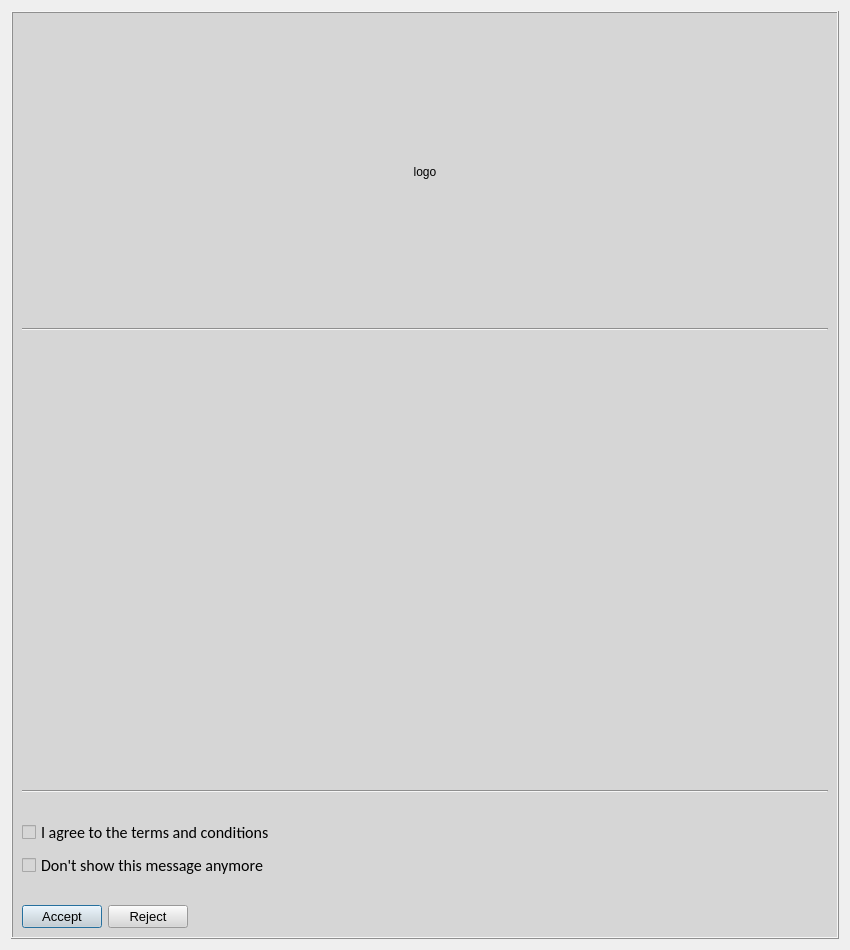
<?xml version="1.0" encoding="UTF-8"?>
<ui version="4.0">
 <class>LicenseWindow</class>
 <widget class="QDialog" name="LicenseWindow">
  <property name="windowModality">
   <enum>Qt::NonModal</enum>
  </property>
  <property name="geometry">
   <rect>
    <x>0</x>
    <y>0</y>
    <width>850</width>
    <height>950</height>
   </rect>
  </property>
  <property name="sizePolicy">
   <sizepolicy hsizetype="Fixed" vsizetype="Fixed">
    <horstretch>0</horstretch>
    <verstretch>0</verstretch>
   </sizepolicy>
  </property>
  <property name="minimumSize">
   <size>
    <width>850</width>
    <height>950</height>
   </size>
  </property>
  <property name="maximumSize">
   <size>
    <width>850</width>
    <height>950</height>
   </size>
  </property>
  <property name="windowTitle">
   <string>Signal | GNU General Public License</string>
  </property>
  <property name="modal">
   <bool>true</bool>
  </property>
  <layout class="QVBoxLayout" name="verticalLayout_2">
   <item>
    <widget class="QFrame" name="frame">
     <property name="palette">
      <palette>
       <active>
        <colorrole role="Button">
         <brush brushstyle="SolidPattern">
          <color alpha="255">
           <red>214</red>
           <green>214</green>
           <blue>214</blue>
          </color>
         </brush>
        </colorrole>
        <colorrole role="Base">
         <brush brushstyle="SolidPattern">
          <color alpha="255">
           <red>214</red>
           <green>214</green>
           <blue>214</blue>
          </color>
         </brush>
        </colorrole>
        <colorrole role="Window">
         <brush brushstyle="SolidPattern">
          <color alpha="255">
           <red>214</red>
           <green>214</green>
           <blue>214</blue>
          </color>
         </brush>
        </colorrole>
       </active>
       <inactive>
        <colorrole role="Button">
         <brush brushstyle="SolidPattern">
          <color alpha="255">
           <red>214</red>
           <green>214</green>
           <blue>214</blue>
          </color>
         </brush>
        </colorrole>
        <colorrole role="Base">
         <brush brushstyle="SolidPattern">
          <color alpha="255">
           <red>214</red>
           <green>214</green>
           <blue>214</blue>
          </color>
         </brush>
        </colorrole>
        <colorrole role="Window">
         <brush brushstyle="SolidPattern">
          <color alpha="255">
           <red>214</red>
           <green>214</green>
           <blue>214</blue>
          </color>
         </brush>
        </colorrole>
       </inactive>
       <disabled>
        <colorrole role="Button">
         <brush brushstyle="SolidPattern">
          <color alpha="255">
           <red>214</red>
           <green>214</green>
           <blue>214</blue>
          </color>
         </brush>
        </colorrole>
        <colorrole role="Base">
         <brush brushstyle="SolidPattern">
          <color alpha="255">
           <red>214</red>
           <green>214</green>
           <blue>214</blue>
          </color>
         </brush>
        </colorrole>
        <colorrole role="Window">
         <brush brushstyle="SolidPattern">
          <color alpha="255">
           <red>214</red>
           <green>214</green>
           <blue>214</blue>
          </color>
         </brush>
        </colorrole>
       </disabled>
      </palette>
     </property>
     <property name="styleSheet">
      <string notr="true">background-color: rgb(214, 214, 214);</string>
     </property>
     <property name="frameShape">
      <enum>QFrame::Box</enum>
     </property>
     <property name="frameShadow">
      <enum>QFrame::Raised</enum>
     </property>
     <layout class="QGridLayout" name="gridLayout">
      <item row="6" column="0" colspan="3">
       <layout class="QHBoxLayout" name="horizontalLayout">
        <item>
         <widget class="QPushButton" name="ButtonAccept">
          <property name="font">
           <font>
            <pointsize>10</pointsize>
           </font>
          </property>
          <property name="text">
           <string>Accept</string>
          </property>
         </widget>
        </item>
        <item>
         <widget class="QPushButton" name="ButtonReject">
          <property name="font">
           <font>
            <pointsize>10</pointsize>
           </font>
          </property>
          <property name="text">
           <string>Reject</string>
          </property>
         </widget>
        </item>
        <item>
         <spacer name="horizontalSpacer">
          <property name="orientation">
           <enum>Qt::Horizontal</enum>
          </property>
          <property name="sizeHint" stdset="0">
           <size>
            <width>40</width>
            <height>20</height>
           </size>
          </property>
         </spacer>
        </item>
       </layout>
      </item>
      <item row="4" column="0" colspan="3">
       <layout class="QVBoxLayout" name="verticalLayout">
        <item>
         <widget class="QLabel" name="SpacerLabel_1">
          <property name="text">
           <string/>
          </property>
         </widget>
        </item>
        <item>
         <widget class="QCheckBox" name="CheckBoxAgreement">
          <property name="font">
           <font>
            <family>Calibri</family>
            <pointsize>12</pointsize>
           </font>
          </property>
          <property name="text">
           <string>I agree to the terms and conditions</string>
          </property>
         </widget>
        </item>
        <item>
         <widget class="QCheckBox" name="CheckBoxDontShowAgain">
          <property name="font">
           <font>
            <family>Calibri</family>
            <pointsize>12</pointsize>
           </font>
          </property>
          <property name="text">
           <string>Don't show this message anymore</string>
          </property>
         </widget>
        </item>
        <item>
         <widget class="QLabel" name="SpacerLabel">
          <property name="text">
           <string/>
          </property>
         </widget>
        </item>
       </layout>
      </item>
      <item row="0" column="0">
       <spacer name="horizontalSpacer_2">
        <property name="orientation">
         <enum>Qt::Horizontal</enum>
        </property>
        <property name="sizeHint" stdset="0">
         <size>
          <width>222</width>
          <height>20</height>
         </size>
        </property>
       </spacer>
      </item>
      <item row="0" column="2">
       <spacer name="horizontalSpacer_3">
        <property name="orientation">
         <enum>Qt::Horizontal</enum>
        </property>
        <property name="sizeHint" stdset="0">
         <size>
          <width>222</width>
          <height>20</height>
         </size>
        </property>
       </spacer>
      </item>
      <item row="2" column="0" colspan="3">
       <widget class="QTextEdit" name="InfoBoard">
        <property name="palette">
         <palette>
          <active>
           <colorrole role="Button">
            <brush brushstyle="SolidPattern">
             <color alpha="255">
              <red>214</red>
              <green>214</green>
              <blue>214</blue>
             </color>
            </brush>
           </colorrole>
           <colorrole role="Base">
            <brush brushstyle="SolidPattern">
             <color alpha="255">
              <red>214</red>
              <green>214</green>
              <blue>214</blue>
             </color>
            </brush>
           </colorrole>
           <colorrole role="Window">
            <brush brushstyle="SolidPattern">
             <color alpha="255">
              <red>214</red>
              <green>214</green>
              <blue>214</blue>
             </color>
            </brush>
           </colorrole>
          </active>
          <inactive>
           <colorrole role="Button">
            <brush brushstyle="SolidPattern">
             <color alpha="255">
              <red>214</red>
              <green>214</green>
              <blue>214</blue>
             </color>
            </brush>
           </colorrole>
           <colorrole role="Base">
            <brush brushstyle="SolidPattern">
             <color alpha="255">
              <red>214</red>
              <green>214</green>
              <blue>214</blue>
             </color>
            </brush>
           </colorrole>
           <colorrole role="Window">
            <brush brushstyle="SolidPattern">
             <color alpha="255">
              <red>214</red>
              <green>214</green>
              <blue>214</blue>
             </color>
            </brush>
           </colorrole>
          </inactive>
          <disabled>
           <colorrole role="Button">
            <brush brushstyle="SolidPattern">
             <color alpha="255">
              <red>214</red>
              <green>214</green>
              <blue>214</blue>
             </color>
            </brush>
           </colorrole>
           <colorrole role="Base">
            <brush brushstyle="SolidPattern">
             <color alpha="255">
              <red>214</red>
              <green>214</green>
              <blue>214</blue>
             </color>
            </brush>
           </colorrole>
           <colorrole role="Window">
            <brush brushstyle="SolidPattern">
             <color alpha="255">
              <red>214</red>
              <green>214</green>
              <blue>214</blue>
             </color>
            </brush>
           </colorrole>
          </disabled>
         </palette>
        </property>
        <property name="font">
         <font>
          <family>Courier New</family>
          <pointsize>12</pointsize>
         </font>
        </property>
        <property name="focusPolicy">
         <enum>Qt::ClickFocus</enum>
        </property>
        <property name="inputMethodHints">
         <set>Qt::ImhNone</set>
        </property>
        <property name="frameShape">
         <enum>QFrame::NoFrame</enum>
        </property>
        <property name="frameShadow">
         <enum>QFrame::Plain</enum>
        </property>
        <property name="verticalScrollBarPolicy">
         <enum>Qt::ScrollBarAlwaysOff</enum>
        </property>
        <property name="horizontalScrollBarPolicy">
         <enum>Qt::ScrollBarAlwaysOff</enum>
        </property>
        <property name="documentTitle">
         <string>GNU/GPL license agreement</string>
        </property>
        <property name="undoRedoEnabled">
         <bool>false</bool>
        </property>
        <property name="lineWrapMode">
         <enum>QTextEdit::NoWrap</enum>
        </property>
        <property name="readOnly">
         <bool>true</bool>
        </property>
        <property name="html">
         <string>&lt;!DOCTYPE HTML PUBLIC &quot;-//W3C//DTD HTML 4.0//EN&quot; &quot;http://www.w3.org/TR/REC-html40/strict.dtd&quot;&gt;
&lt;html&gt;&lt;head&gt;&lt;meta name=&quot;qrichtext&quot; content=&quot;1&quot; /&gt;&lt;title&gt;GNU/GPL license agreement&lt;/title&gt;&lt;style type=&quot;text/css&quot;&gt;
p, li { white-space: pre-wrap; }
&lt;/style&gt;&lt;/head&gt;&lt;body style=&quot; font-family:'Courier New'; font-size:12pt; font-weight:400; font-style:normal;&quot;&gt;
&lt;p style=&quot;-qt-paragraph-type:empty; margin-top:0px; margin-bottom:0px; margin-left:0px; margin-right:0px; -qt-block-indent:0; text-indent:0px;&quot;&gt;&lt;br /&gt;&lt;/p&gt;&lt;/body&gt;&lt;/html&gt;</string>
        </property>
        <property name="acceptRichText">
         <bool>false</bool>
        </property>
        <property name="textInteractionFlags">
         <set>Qt::LinksAccessibleByKeyboard|Qt::LinksAccessibleByMouse|Qt::TextBrowserInteraction|Qt::TextSelectableByKeyboard|Qt::TextSelectableByMouse</set>
        </property>
       </widget>
      </item>
      <item row="1" column="0" colspan="3">
       <widget class="Line" name="line">
        <property name="orientation">
         <enum>Qt::Horizontal</enum>
        </property>
       </widget>
      </item>
      <item row="0" column="1">
       <widget class="QLabel" name="LogoLabel">
        <property name="sizePolicy">
         <sizepolicy hsizetype="Fixed" vsizetype="Fixed">
          <horstretch>0</horstretch>
          <verstretch>0</verstretch>
         </sizepolicy>
        </property>
        <property name="minimumSize">
         <size>
          <width>300</width>
          <height>300</height>
         </size>
        </property>
        <property name="maximumSize">
         <size>
          <width>300</width>
          <height>300</height>
         </size>
        </property>
        <property name="frameShape">
         <enum>QFrame::NoFrame</enum>
        </property>
        <property name="frameShadow">
         <enum>QFrame::Plain</enum>
        </property>
        <property name="text">
         <string>logo</string>
        </property>
        <property name="scaledContents">
         <bool>true</bool>
        </property>
        <property name="alignment">
         <set>Qt::AlignCenter</set>
        </property>
       </widget>
      </item>
      <item row="3" column="0" colspan="3">
       <widget class="Line" name="line_2">
        <property name="orientation">
         <enum>Qt::Horizontal</enum>
        </property>
       </widget>
      </item>
     </layout>
    </widget>
   </item>
  </layout>
 </widget>
 <tabstops>
  <tabstop>CheckBoxAgreement</tabstop>
  <tabstop>CheckBoxDontShowAgain</tabstop>
 </tabstops>
 <resources/>
 <connections>
  <connection>
   <sender>ButtonAccept</sender>
   <signal>clicked()</signal>
   <receiver>LicenseWindow</receiver>
   <slot>accept()</slot>
   <hints>
    <hint type="sourcelabel">
     <x>63</x>
     <y>881</y>
    </hint>
    <hint type="destinationlabel">
     <x>388</x>
     <y>879</y>
    </hint>
   </hints>
  </connection>
  <connection>
   <sender>ButtonReject</sender>
   <signal>clicked()</signal>
   <receiver>LicenseWindow</receiver>
   <slot>reject()</slot>
   <hints>
    <hint type="sourcelabel">
     <x>143</x>
     <y>874</y>
    </hint>
    <hint type="destinationlabel">
     <x>505</x>
     <y>866</y>
    </hint>
   </hints>
  </connection>
 </connections>
</ui>
